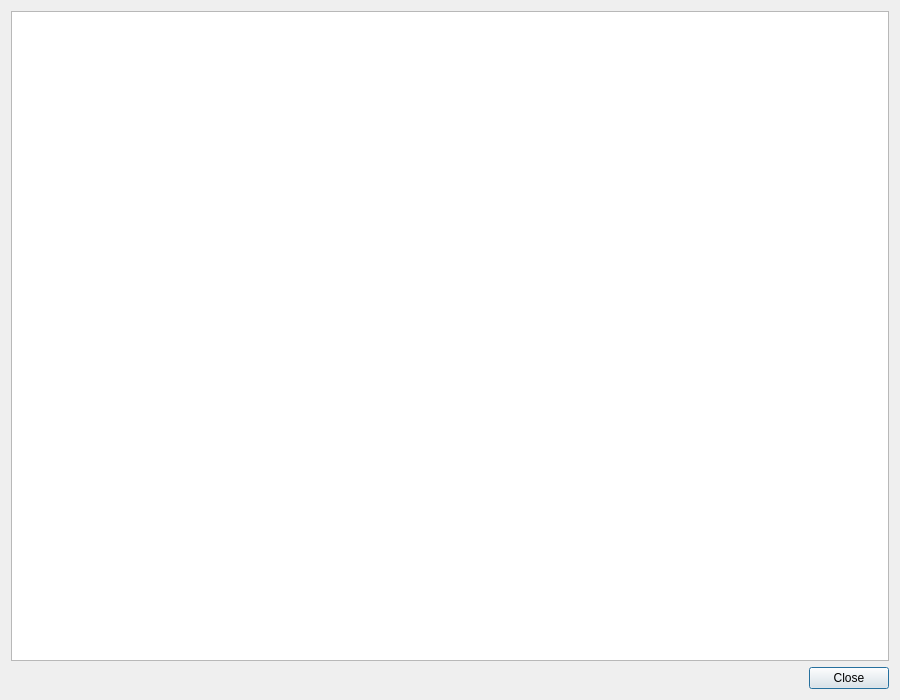
<?xml version="1.0" encoding="UTF-8"?>
<ui version="4.0">
 <class>ShortcutsDialog</class>
 <widget class="QDialog" name="ShortcutsDialog">
  <property name="geometry">
   <rect>
    <x>0</x>
    <y>0</y>
    <width>900</width>
    <height>700</height>
   </rect>
  </property>
  <property name="minimumSize">
   <size>
    <width>700</width>
    <height>400</height>
   </size>
  </property>
  <property name="windowTitle">
   <string>PAM Analyzer Keyboard Shortcuts</string>
  </property>
  <layout class="QVBoxLayout" name="root_layout">
   <item>
    <widget class="QTextBrowser" name="shortcuts_text_browser"/>
   </item>
   <item>
    <widget class="QDialogButtonBox" name="button_box">
     <property name="orientation">
      <enum>Qt::Orientation::Horizontal</enum>
     </property>
     <property name="standardButtons">
      <set>QDialogButtonBox::StandardButton::Close</set>
     </property>
    </widget>
   </item>
  </layout>
 </widget>
 <resources/>
 <connections>
  <connection>
   <sender>button_box</sender>
   <signal>rejected()</signal>
   <receiver>ShortcutsDialog</receiver>
   <slot>reject()</slot>
  </connection>
 </connections>
</ui>
